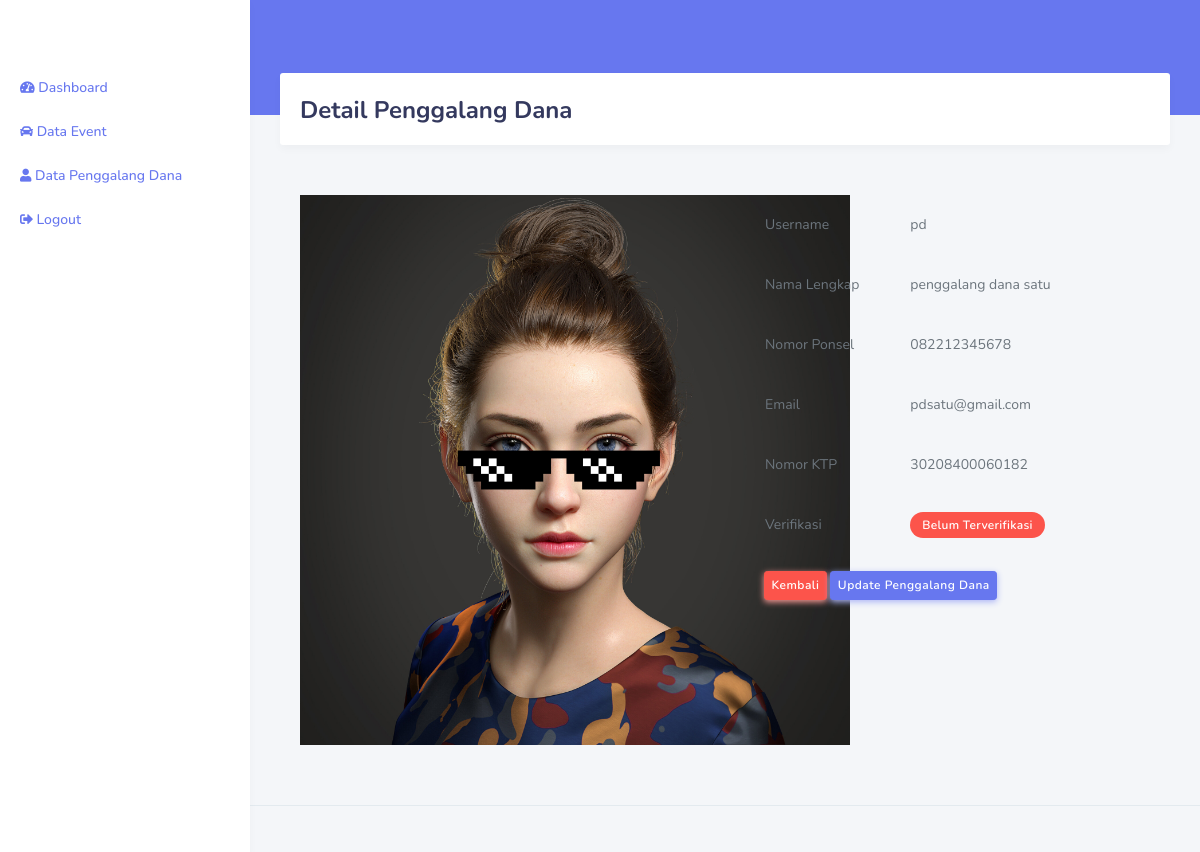
The page /admin/data_pd/detail_pd/11 on the database its author committed.
### tables this page shows
CREATE TABLE `penggalang_dana` (
  `id_pd` int(11) NOT NULL,
  `username` varchar(255) NOT NULL,
  `nama_lengkap` varchar(255) NOT NULL,
  `nomor_ponsel` varchar(255) NOT NULL,
  `email` varchar(255) NOT NULL,
  `nomor_ktp` varchar(255) NOT NULL,
  `foto_ktp` varchar(255) NOT NULL,
  `password` varchar(255) NOT NULL,
  `role_id` int(11) NOT NULL,
  `is_active` varchar(255) NOT NULL
);

### application/controllers/admin/data_pd.php (called while the page is built, shortened)
<?php
Class Data_pd extends CI_Controller{
    public function __construct()
    {
        $this->load->model('wecan_model');
        $this->load->library('form_validation');
        $this->load->helper(array('form', 'url'));
    }
    public function detail_pd($id)
	{
		$data['detail'] = $this->wecan_model->ambil_id_pd($id);
		$this->load->view('template_admin/header');
		$this->load->view('template_admin/sidebar');
		$this->load->view('admin/detail_pd',$data);
		$this->load->view('template_admin/footer');
	}
}
?>

### index.php (called while the page is built, shortened)
<?php
require_once BASEPATH.'core/CodeIgniter.php';

### application/models/wecan_model.php (called while the page is built, shortened)
<?php
class Wecan_model extends CI_model{
	public function ambil_id_pd($id){
		$hasil = $this->db->where('id_pd', $id)->get('penggalang_dana');
		if($hasil->num_rows() > 0){
			return $hasil->result();
		} else {
			return false;
		}
	}
}
 ?>

### application/views/admin/detail_pd.php (the view)
<div class="main-content">
        <section class="section">
          <div class="section-header">
            <h1>Detail Penggalang Dana</h1>
          </div>
         </section>
         <?php foreach($detail as $dt):  ?>
         	<div class="car">
         		<div class="card-body">
         			<div class="row">
         				<div class="col-md-6">
         					<img src="<?php  echo base_url().'assets/img/fotoktp/'.$dt->foto_ktp ?>" width="550 px" height="550px">
         				</div>
         				<div class="col-md-5">
         					<table class="table">
         						<tr>
         							<td>Username</td>
         							<td><?php echo $dt->username ?></td>
         						</tr>
         						<tr>
         							<td>Nama Lengkap</td>
         							<td><?php echo $dt->nama_lengkap ?></td>
         						</tr>
         						<tr>
         							<td>Nomor Ponsel</td>
         							<td><?php echo $dt->nomor_ponsel ?></td>
         						</tr>
         						<tr>
         							<td>Email</td>
         							<td><?php echo $dt->email ?></td>
         						</tr>
         						<tr>
         							<td>Nomor KTP</td>
         							<td><?php echo $dt->nomor_ktp ?></td>
         						</tr>
         						<tr>
         							<td>Verifikasi</td>
         							<td>
         								<?php
         									if($dt->is_active == "0"){
                                                 echo "<span class='badge badge-danger'>Belum Terverifikasi</span>";
                                            } else {
         										echo "<span class='badge badge-success'>Terverifikasi</span>";
         									}
         								  ?>
         							</td>
         						</tr>
         					</table>
         					<a class="btn btn-sm btn-danger ml-4" href="<?php echo base_url('admin/data_pd') ?>">Kembali</a>
         					<a class="btn btn-sm btn-primary" href="<?php echo base_url('admin/data_pd/update_pd/'.$dt->id_pd) ?>">Update Penggalang Dana</a>
         				</div>
         			</div>
         		</div>
         	</div>
         <?php endforeach; ?>
</div>

### rows shown on the page
penggalang_dana: foto_ktp (picture), username "pd", nama_lengkap "penggalang dana satu", nomor_ponsel "082212345678", email "pdsatu@gmail.com", nomor_ktp "30208400060182", is_active "Belum Terverifikasi"
